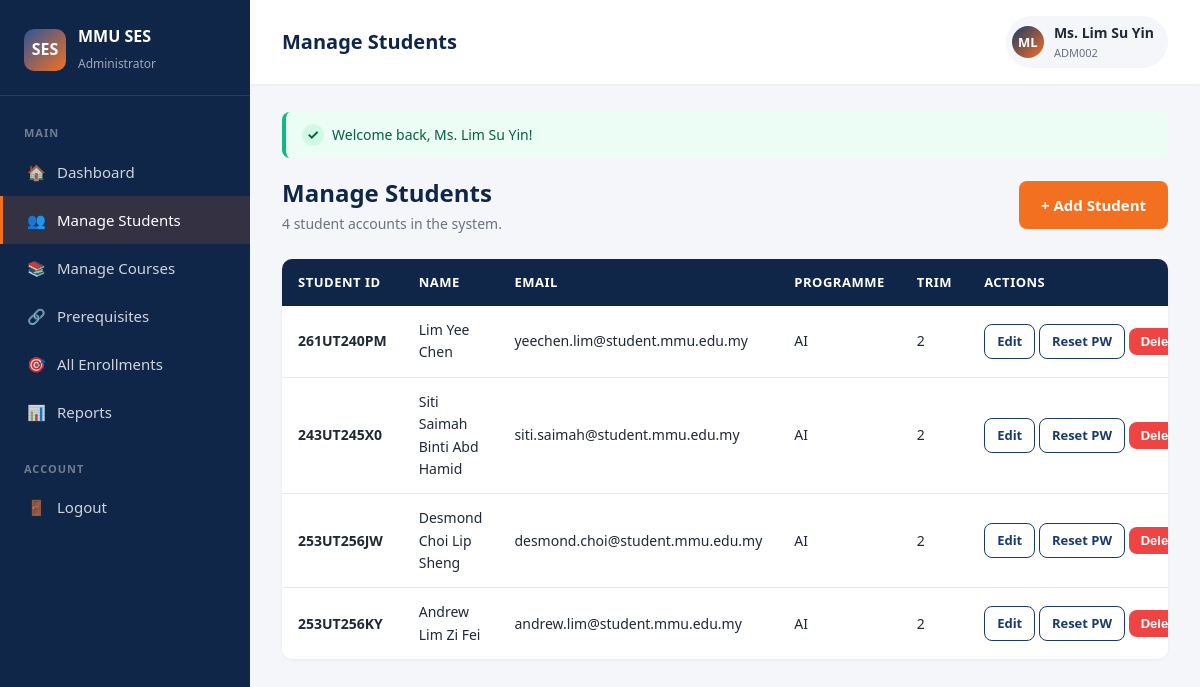
/admin/students.php (signed in), run on the app's committed database.
### tables this page shows
CREATE TABLE students (
    id              INT AUTO_INCREMENT PRIMARY KEY,
    student_id      VARCHAR(20)  NOT NULL UNIQUE,
    full_name       VARCHAR(100) NOT NULL,
    email           VARCHAR(100) NOT NULL UNIQUE,
    password        VARCHAR(255) NOT NULL,
    programme       VARCHAR(50)  NOT NULL,
    trimester       INT          NOT NULL DEFAULT 1,
    created_at      TIMESTAMP    DEFAULT CURRENT_TIMESTAMP
);

### includes/bootstrap.php (called while the page is built, shortened)
<?php
spl_autoload_register(function (string $cls): void {
    foreach (['models', 'controllers'] as $dir) {
        $path = APP_ROOT . '/' . $dir . '/' . $cls . '.php';
        if (is_file($path)) {
            return;
        }
    }
});
require_once APP_ROOT . '/includes/auth.php';

### models/Database.php (called while the page is built, shortened)
<?php
class Database {
    private static ?PDO $instance = null;
    public static function pdo(): PDO {
        if (self::$instance === null) {
            $dsn = 'mysql:host=' . DB_HOST
                 . ';dbname=' . DB_NAME
                 . ';charset=utf8mb4';
            try {
                self::$instance = new PDO($dsn, DB_USER, DB_PASS, [
                    PDO::ATTR_ERRMODE            => PDO::ERRMODE_EXCEPTION,
                    PDO::ATTR_DEFAULT_FETCH_MODE => PDO::FETCH_ASSOC,
                    PDO::ATTR_EMULATE_PREPARES   => false,
                ]);
            } catch (PDOException $e) {
                http_response_code(500);
                die(self::renderConnectionError($e->getMessage()));
            }
        }
        return self::$instance;
    }
}

### models/StudentModel.php (called while the page is built, shortened)
<?php
class StudentModel {
    public static function findAll(): array {
        $stmt = Database::pdo()->query(
            'SELECT * FROM students ORDER BY id DESC');
        return $stmt->fetchAll();
    }
}

### admin/students.php (the view, shortened to what this page needs)
<?php
require_once __DIR__ . '/../includes/bootstrap.php';
$students   = StudentModel::findAll();
$edit       = isset($_GET['edit']) ? StudentModel::findById((int)$_GET['edit']) : null;
require_once __DIR__ . '/../includes/header.php';
?>
<div class="page-header">
    <div>
        <h2>Manage Students</h2>
        <p><?= count($students) ?> student account<?= count($students) === 1 ? '' : 's' ?> in the system.</p>
    </div>
    <?php if (!$edit && !isset($_GET['new'])): ?>
        <a class="btn btn-accent" href="?new=1">+ Add Student</a>
    <?php endif; ?>
</div>
<div class="table-wrapper">
    <table>
        <thead>
            <tr>
                <th>Student ID</th><th>Name</th><th>Email</th><th>Programme</th><th>Trim</th><th>Actions</th>
            </tr>
        </thead>
        <tbody>
            <?php foreach ($students as $s): ?>
                <tr>
                    <td><strong><?= e($s['student_id']) ?></strong></td>
                    <td><?= e($s['full_name']) ?></td>
                    <td><?= e($s['email']) ?></td>
                    <td><?= e($s['programme']) ?></td>
                    <td><?= (int)$s['trimester'] ?></td>
                    <td style="white-space:nowrap;">
                        <a class="btn btn-sm btn-outline" href="?edit=<?= (int)$s['id'] ?>">Edit</a>
                        <a class="btn btn-sm btn-outline" href="?reset_pw=<?= (int)$s['id'] ?>">Reset PW</a>
                        <form method="POST" style="display:inline;"
                              onsubmit="return confirm('Permanently delete <?= e($s['student_id']) ?>? All their enrolments will be removed.');">
                            <button class="btn btn-sm btn-danger" type="submit">Delete</button>
                        </form>
                    </td>
                </tr>
            <?php endforeach; ?>
        </tbody>
    </table>
</div>
<?php require_once __DIR__ . '/../includes/footer.php'; ?>

### assets/css/style.css (style rules this page uses)
* { margin: 0; padding: 0; box-sizing: border-box; }
:root { --primary: #1a3a6e; --primary-dark: #102648; --primary-light: #2d5598; --accent: #f37021; --accent-dark: #d85b10; --bg: #f4f6fa; --surface: #ffffff; --text: #1f2937; --text-muted: #6b7280; --border: #e5e7eb; --success: #10b981; --warning: #f59e0b; --danger: #ef4444; --radius: 10px; --shadow-sm: 0 1px 3px rgba(0,0,0,0.06); --shadow: 0 4px 12px rgba(0,0,0,0.08); --shadow-lg: 0 10px 30px rgba(0,0,0,0.12); }
body { font-family: 'Segoe UI', system-ui, -apple-system, Tahoma, sans-serif; background-color: var(--bg); color: var(--text); line-height: 1.6; min-height: 100vh; }
a { color: var(--primary); text-decoration: none; }
.btn { display: inline-flex; align-items: center; justify-content: center; gap: 8px; padding: 12px 22px; background: var(--primary); color: #fff; border: none; border-radius: 8px; font-size: 15px; font-weight: 600; cursor: pointer; transition: all 0.2s; text-decoration: none; }
.btn-accent { background: var(--accent); }
.btn-danger { background: var(--danger); }
.btn-outline { background: transparent; color: var(--primary); border: 1.5px solid var(--primary); }
.btn-sm { padding: 6px 12px; font-size: 13px; }
.page-header { margin-bottom: 24px; display: flex; justify-content: space-between; align-items: center; flex-wrap: wrap; gap: 12px; }
.page-header h2 { font-size: 24px; color: var(--primary-dark); }
.page-header p { color: var(--text-muted); font-size: 14px; }
.table-wrapper { overflow-x: auto; background: var(--surface); border-radius: var(--radius); box-shadow: var(--shadow-sm); }
table { width: 100%; border-collapse: collapse; }
thead tr { background: var(--primary-dark); color: #fff; }
th, td { padding: 13px 16px; text-align: left; font-size: 14px; }
th { font-weight: 600; font-size: 13px; text-transform: uppercase; letter-spacing: 0.5px; }
tbody tr { border-bottom: 1px solid var(--border); transition: background 0.15s; }
tbody tr:last-child { border-bottom: none; }

### data on the page
students: student "261UT240PM", full_name "Lim Yee Chen", email "yeechen.lim@student.mmu.edu.my", programme "AI", trimester "2"
students: student "243UT245X0", full_name "Siti Saimah Binti Abd Hamid", email "siti.saimah@student.mmu.edu.my", programme "AI", trimester "2"
students: student "253UT256JW", full_name "Desmond Choi Lip Sheng", email "desmond.choi@student.mmu.edu.my", programme "AI", trimester "2"
students: student "253UT256KY", full_name "Andrew Lim Zi Fei", email "andrew.lim@student.mmu.edu.my", programme "AI", trimester "2"

### other printed values
$m['icon'] "🏠"
$m['label'] "Dashboard"
$m['icon'] "👥"
$m['label'] "Manage Students"
$m['icon'] "📚"
$m['label'] "Manage Courses"
$m['icon'] "🔗"
$m['label'] "Prerequisites"
$m['icon'] "🎯"
$m['label'] "All Enrollments"
$m['icon'] "📊"
$m['label'] "Reports"
$m['icon'] "🚪"
$m['label'] "Logout"
$page_title "Manage Students"
